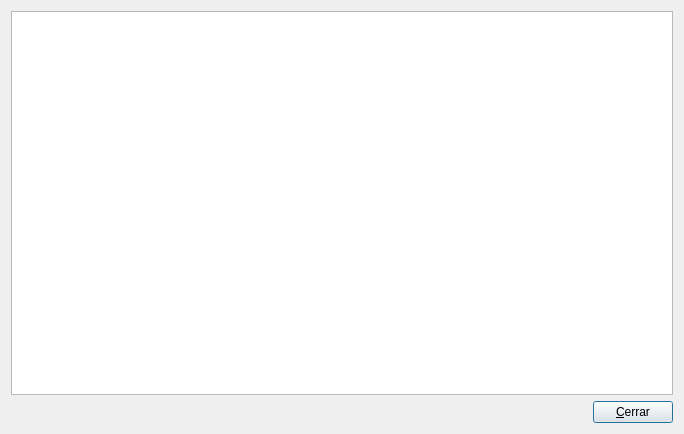
<?xml version="1.0" encoding="UTF-8"?>
<ui version="4.0">
 <class>dlgCiudades</class>
 <widget class="QDialog" name="dlgCiudades">
  <property name="geometry">
   <rect>
    <x>0</x>
    <y>0</y>
    <width>684</width>
    <height>434</height>
   </rect>
  </property>
  <property name="windowTitle">
   <string>Dialog</string>
  </property>
  <layout class="QVBoxLayout" name="verticalLayout">
   <item>
    <widget class="QTableView" name="twCiudades"/>
   </item>
   <item>
    <layout class="QHBoxLayout" name="horizontalLayout">
     <item>
      <spacer name="horizontalSpacer">
       <property name="orientation">
        <enum>Qt::Horizontal</enum>
       </property>
       <property name="sizeHint" stdset="0">
        <size>
         <width>40</width>
         <height>20</height>
        </size>
       </property>
      </spacer>
     </item>
     <item>
      <widget class="QPushButton" name="btCerrar">
       <property name="text">
        <string>&amp;Cerrar</string>
       </property>
      </widget>
     </item>
    </layout>
   </item>
  </layout>
 </widget>
 <resources/>
 <connections/>
</ui>
